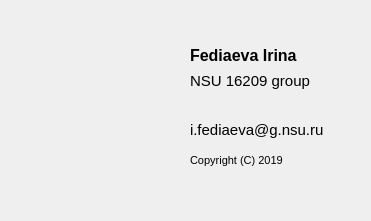
<?xml version="1.0" encoding="UTF-8"?>
<ui version="4.0">
 <class>AboutDialog</class>
 <widget class="QDialog" name="AboutDialog">
  <property name="geometry">
   <rect>
    <x>0</x>
    <y>0</y>
    <width>371</width>
    <height>221</height>
   </rect>
  </property>
  <property name="windowTitle">
   <string>About author</string>
  </property>
  <property name="windowIcon">
   <iconset resource="images/images.qrc">
    <normaloff>:/new/rec/question.png</normaloff>:/new/rec/question.png</iconset>
  </property>
  <widget class="QLabel" name="label_2">
   <property name="geometry">
    <rect>
     <x>190</x>
     <y>120</y>
     <width>151</width>
     <height>20</height>
    </rect>
   </property>
   <property name="font">
    <font>
     <family>MS Shell Dlg 2</family>
     <pointsize>11</pointsize>
    </font>
   </property>
   <property name="text">
    <string>i.fediaeva@g.nsu.ru</string>
   </property>
  </widget>
  <widget class="QLabel" name="label">
   <property name="geometry">
    <rect>
     <x>190</x>
     <y>30</y>
     <width>131</width>
     <height>51</height>
    </rect>
   </property>
   <property name="font">
    <font>
     <family>MS Shell Dlg 2</family>
     <pointsize>12</pointsize>
     <weight>75</weight>
     <bold>true</bold>
    </font>
   </property>
   <property name="text">
    <string>Fediaeva Irina</string>
   </property>
  </widget>
  <widget class="QLabel" name="label_3">
   <property name="geometry">
    <rect>
     <x>190</x>
     <y>140</y>
     <width>131</width>
     <height>41</height>
    </rect>
   </property>
   <property name="font">
    <font>
     <family>MS Shell Dlg 2</family>
     <pointsize>8</pointsize>
    </font>
   </property>
   <property name="text">
    <string>Copyright (C) 2019</string>
   </property>
  </widget>
  <widget class="QLabel" name="label_4">
   <property name="geometry">
    <rect>
     <x>190</x>
     <y>70</y>
     <width>151</width>
     <height>21</height>
    </rect>
   </property>
   <property name="font">
    <font>
     <family>MS Shell Dlg 2</family>
     <pointsize>11</pointsize>
    </font>
   </property>
   <property name="text">
    <string>NSU 16209 group</string>
   </property>
  </widget>
  <widget class="QLabel" name="label_5">
   <property name="geometry">
    <rect>
     <x>30</x>
     <y>30</y>
     <width>131</width>
     <height>161</height>
    </rect>
   </property>
   <property name="text">
    <string/>
   </property>
   <property name="pixmap">
    <pixmap resource="images/images.qrc">:/new/rec/me.jpg</pixmap>
   </property>
  </widget>
 </widget>
 <resources>
  <include location="images/images.qrc"/>
 </resources>
 <connections/>
</ui>
